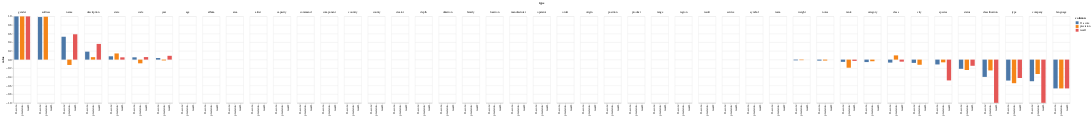

Here is the notebook cell this chart was saved with:
### Code cell
alt.Chart(score_improvement_df.reset_index()).transform_fold(
      ['precision', 'recall', 'f1-score'],
      as_=['column', 'value']
    ).mark_bar(size=15).encode(
    column=alt.Column('type:O', sort=alt.EncodingSortField(
                field="f1-score",  
                order="descending")),
    x = alt.X('column:N',
              title = '',
              ),
    y=alt.Y('value:Q'),
    color='column:N'
)

### Figure 1 — Vega-Lite specification as saved in the notebook (floating-point values rounded to 4 significant figures)
{"config": {"view": {"continuousWidth": 400, "continuousHeight": 300}}, "data": {"name": "data-4114784b073cf4f4fc6f3533153103f4"}, "mark": {"type": "bar", "size": 15}, "encoding": {"color": {"field": "column", "type": "nominal"}, "column": {"field": "type", "sort": {"field": "f1-score", "order": "descending"}, "type": "ordinal"}, "x": {"field": "column", "title": "", "type": "nominal"}, "y": {"field": "value", "type": "quantitative"}}, "transform": [{"fold": ["precision", "recall", "f1-score"], "as": ["column", "value"]}], "$schema": "https://vega.github.io/schema/vega-lite/v4.17.0.json", "datasets": {"data-4114784b073cf4f4fc6f3533153103f4": [{"type": "address", "precision": 0.9928, "recall": 0.0, "f1-score": 0.9857, "support": 1.0}, {"type": "affiliation", "precision": null, "recall": null, "f1-score": null, "support": 0.0}, {"type": "age", "precision": 0.0, "recall": 0.0, "f1-score": 0.0, "support": 1.0}, {"type": "album", "precision": 0.0, "recall": 0.0, "f1-score": 0.0, "support": 0.0}, {"type": "area", "precision": 0.0, "recall": 0.0, "f1-score": 0.0, "support": 0.0}, {"type": "artist", "precision": 0.0, "recall": 0.0, "f1-score": 0.0, "support": 0.0}, {"type": "birthdate", "precision": null, "recall": null, "f1-score": null, "support": null}, {"type": "brand", "precision": null, "recall": null, "f1-score": null, "support": 0.0}, {"type": "capacity", "precision": 0.0, "recall": 0.0, "f1-score": 0.0, "support": 1.0}, {"type": "category", "precision": -0.03765, "recall": 0.0, "f1-score": -0.05674, "support": 5.0}, {"type": "city", "precision": -0.119, "recall": 0.0, "f1-score": -0.07576, "support": 5.0}, {"type": "class", "precision": 0.09804, "recall": -0.04688, "f1-score": -0.06891, "support": 64.0}, {"type": "classification", "precision": -0.25, "recall": -1.0, "f1-score": -0.4, "support": 1.0}, {"type": "code", "precision": -0.08571, "recall": 0.05882, "f1-score": 0.05303, "support": 17.0}, {"type": "collection", "precision": null, "recall": null, "f1-score": null, "support": 0.0}, {"type": "command", "precision": 0.0, "recall": 0.0, "f1-score": 0.0, "support": 0.0}, {"type": "company", "precision": -0.3333, "recall": -1.0, "f1-score": -0.5, "support": 2.0}, {"type": "component", "precision": 0.0, "recall": 0.0, "f1-score": 0.0, "support": 3.0}, {"type": "country", "precision": 0.0, "recall": 0.0, "f1-score": 0.0, "support": 4.0}, {"type": "county", "precision": 0.0, "recall": 0.0, "f1-score": 0.0, "support": 1.0}, {"type": "creator", "precision": 0.0, "recall": 0.0, "f1-score": 0.0, "support": 0.0}, {"type": "credit", "precision": null, "recall": null, "f1-score": null, "support": 0.0}, {"type": "day", "precision": null, "recall": null, "f1-score": null, "support": null}, {"type": "depth", "precision": 0.0, "recall": 0.0, "f1-score": 0.0, "support": 13.0}, {"type": "description", "precision": 0.0568, "recall": 0.3636, "f1-score": 0.1843, "support": 33.0}, {"type": "duration", "precision": 0.0, "recall": 0.0, "f1-score": 0.0, "support": 11.0}, {"type": "family", "precision": 0.0, "recall": 0.0, "f1-score": 0.0, "support": 2.0}, {"type": "format", "precision": null, "recall": null, "f1-score": null, "support": null}, {"type": "gender", "precision": 1.0, "recall": 1.0, "f1-score": 1.0, "support": 1.0}, {"type": "jockey", "precision": null, "recall": null, "f1-score": null, "support": 0.0}, {"type": "language", "precision": -0.6667, "recall": -0.6667, "f1-score": -0.6667, "support": 3.0}, {"type": "location", "precision": 0.0, "recall": 0.0, "f1-score": 0.0, "support": 2.0}, {"type": "manufacturer", "precision": 0.0, "recall": 0.0, "f1-score": 0.0, "support": 2.0}, {"type": "name", "precision": -0.1235, "recall": 0.5865, "f1-score": 0.5296, "support": 208.0}, {"type": "notes", "precision": -0.02143, "recall": 0.0, "f1-score": -0.02308, "support": 6.0}, {"type": "operator", "precision": 0.0, "recall": 0.0, "f1-score": 0.0, "support": 1.0}, {"type": "order", "precision": 0.0, "recall": 0.0, "f1-score": 0.0, "support": 1.0}, {"type": "organisation", "precision": null, "recall": null, "f1-score": null, "support": null}, {"type": "origin", "precision": 0.0, "recall": 0.0, "f1-score": 0.0, "support": 1.0}, {"type": "owner", "precision": null, "recall": null, "f1-score": null, "support": 0.0}, {"type": "person", "precision": null, "recall": null, "f1-score": null, "support": null}, {"type": "plays", "precision": null, "recall": null, "f1-score": null, "support": null}, {"type": "position", "precision": 0.0, "recall": 0.0, "f1-score": 0.0, "support": 0.0}, {"type": "product", "precision": 0.0, "recall": 0.0, "f1-score": 0.0, "support": 3.0}, {"type": "publisher", "precision": null, "recall": null, "f1-score": null, "support": 0.0}, {"type": "range", "precision": 0.0, "recall": 0.0, "f1-score": 0.0, "support": 1.0}, {"type": "rank", "precision": -0.1875, "recall": -0.03, "f1-score": -0.05172, "support": 100.0}, {"type": "region", "precision": 0.0, "recall": 0.0, "f1-score": 0.0, "support": 0.0}, {"type": "requirement", "precision": null, "recall": null, "f1-score": null, "support": null}, {"type": "result", "precision": 0.0, "recall": 0.0, "f1-score": 0.0, "support": 0.0}, {"type": "sales", "precision": null, "recall": null, "f1-score": null, "support": null}, {"type": "service", "precision": 0.0, "recall": 0.0, "f1-score": 0.0, "support": 0.0}, {"type": "sex", "precision": null, "recall": null, "f1-score": null, "support": null}, {"type": "species", "precision": -0.06273, "recall": -0.4815, "f1-score": -0.1117, "support": 27.0}, {"type": "state", "precision": 0.1429, "recall": 0.05263, "f1-score": 0.07692, "support": 19.0}, {"type": "status", "precision": -0.2404, "recall": -0.1429, "f1-score": -0.2127, "support": 14.0}, {"type": "symbol", "precision": 0.0, "recall": 0.0, "f1-score": 0.0, "support": 0.0}, {"type": "team", "precision": 0.0, "recall": 0.0, "f1-score": 0.0, "support": 2.0}, {"type": "teamname", "precision": null, "recall": null, "f1-score": null, "support": 0.0}, {"type": "type", "precision": -0.5459, "recall": -0.4255, "f1-score": -0.485, "support": 141.0}, {"type": "weight", "precision": -0.01282, "recall": 0.0, "f1-score": -0.01667, "support": 3.0}, {"type": "year", "precision": -0.01923, "recall": 0.08824, "f1-score": 0.03645, "support": 102.0}]}}
